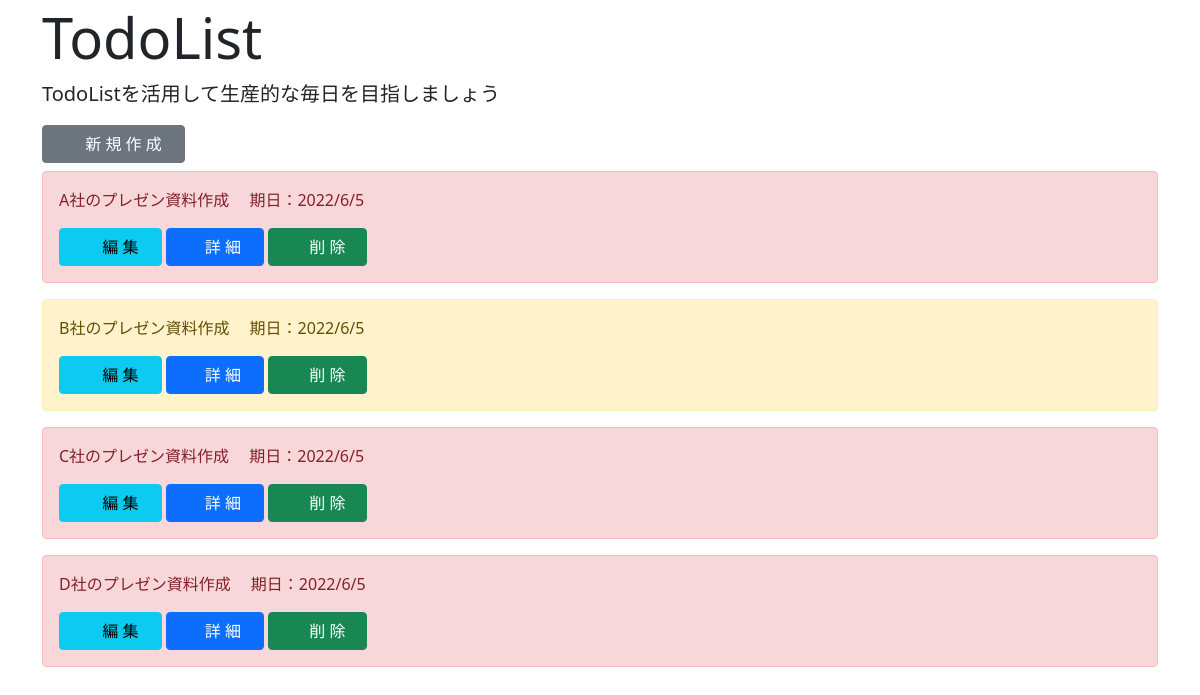
/list/, run on an earlier commit of the app's database.
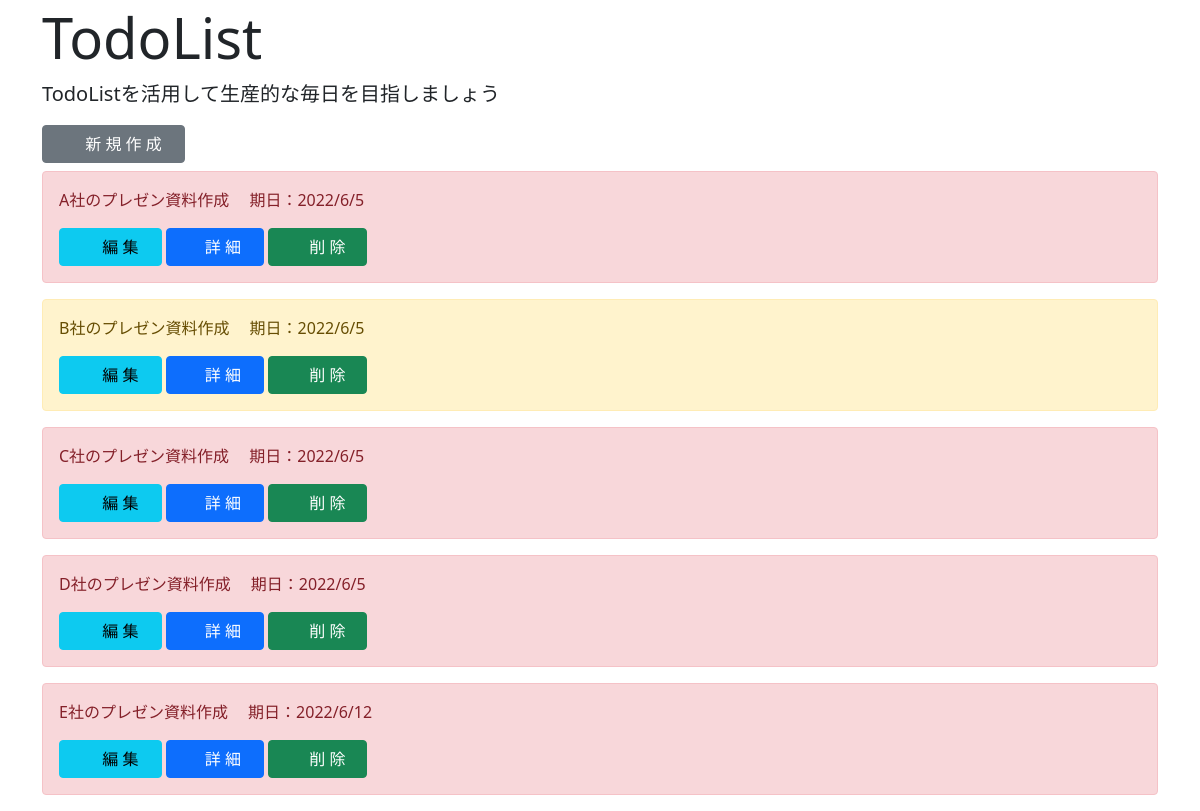
And on a later commit of the database.
### todo/models.py (models this page shows, shortened)
class TodoModel(models.Model):
    title = models.CharField(max_length=100)
    memo = models.TextField(max_length=255)
    priority = models.CharField(
        max_length=50,
        choices = CHOICE
        )
    duedate = models.DateField()

### todo/views.py (the view)
# urls.py: path('list/', TodoList.as_view(), name='list'),
class TodoList(ListView):
    template_name = 'list.html'
    model = TodoModel

### templates/list.html
{% extends 'base.html' %}
{% block header %}
<div class="jumbotron jumbotron-fluid mb-3 mt-1">
    <div class="container">
      <h1 class="display-4">TodoList</h1>
      <p class="lead">TodoListを活用して生産的な毎日を目指しましょう</p>
    </div>
</div>
{% endblock header %}
{% block content %}
<div class="container">
<a href="{% url 'create' %}" class="btn btn-secondary mb-2" tabindex="-1" role="button" aria-disabled="true">　 新 規 作 成 　</a>
{% for item in object_list %}
    <div class="alert alert-{{ item.priority }}" role="alert">
        <p>{{ item.title }} 　期日：{{ item.duedate | date:"o/n/j" }}</p>
        <a href="{% url 'update' item.pk %}" class="btn btn-info" tabindex="-1" role="button" aria-disabled="true">　 編 集 　</a>
        <a href="{% url 'detail' item.pk %}" class="btn btn-primary" tabindex="-1" role="button" aria-disabled="true"> 　詳 細 　</a>
        <a href="{% url 'delete' item.pk %}" class="btn btn-success" tabindex="-1" role="button" aria-disabled="true">　 削 除　 </a>
    </div>
{% endfor %}
</div>
{% endblock content %}

What changed in the data, as far as the page shows it:
added TodoModel: title "E社のプレゼン資料作成", duedate "2022/6/12"
